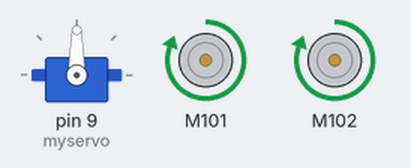
The sketch below on a simulated Arduino Uno, built with avr-gcc and run on an emulated ATmega328P. Parts: servo, 2 × DC motor (green arrow = forward, orange = backward, longer = faster).

Above: at 0.05 s.
At 0.7 s:
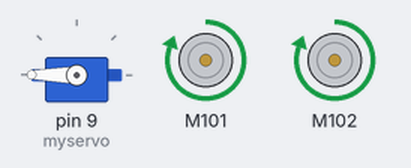
At 1.4 s:
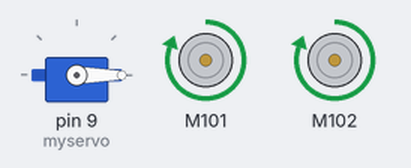
Timing chart, 0 to 3.3 s (numbered marks = the images above):
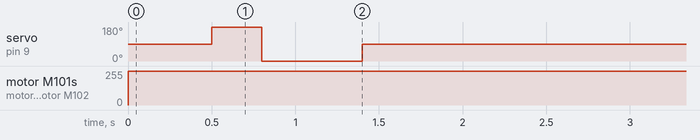

The sketch:

servui.ino
```cpp
#include <MotorDriver.h>
#include <Servo.h>

MotorDriver m;
Servo myservo;
void setup() {
myservo.attach(9);
}
void loop() {

m.motor(1, FORWARD, 500);
m.motor(2, FORWARD, 500);

delay(500);
myservo.write(180); //clockwise rotation
delay(300);//rotation duration in ms
myservo.write(0);//unterclockwise rotation
delay(600); //rotation duration in ms
myservo.write(90);//clockwise rotation
delay(1000); //rotation duration in ms
delay(500);
}
```

Measured:
- by itself, servo on pin 9 (myservo): repeats every 2.9 s: 0° 0.60 s, 90° 2.0 s, 180° 0.30 s
- by itself, motor M101, motor M102: stopped → forward 255/255 at 0.00 s
